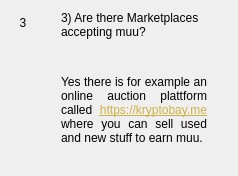
                  <widget class="QWidget" name="widgetFaq3" native="true">
                   <layout class="QHBoxLayout" name="horizontalpage_3" stretch="0,1">
                    <item alignment="Qt::AlignTop">
                     <widget class="QLabel" name="labelNumber3">
                      <property name="minimumSize">
                       <size>
                        <width>24</width>
                        <height>24</height>
                       </size>
                      </property>
                      <property name="maximumSize">
                       <size>
                        <width>16777215</width>
                        <height>24</height>
                       </size>
                      </property>
                      <property name="text">
                       <string>3</string>
                      </property>
                      <property name="alignment">
                       <set>Qt::AlignCenter</set>
                      </property>
                     </widget>
                    </item>
                    <item>
                     <layout class="QVBoxLayout" name="verticalLayoutpage_3">
                      <property name="leftMargin">
                       <number>20</number>
                      </property>
                      <property name="rightMargin">
                       <number>20</number>
                      </property>
                      <item>
                       <widget class="QLabel" name="labelSubtitle3">
                        <property name="text">
                         <string>3) Are there Marketplaces accepting muu?</string>
                        </property>
                        <property name="wordWrap">
                         <bool>true</bool>
                        </property>
                       </widget>
                      </item>
                      <item>
                       <spacer name="verticalSpacer_30">
                        <property name="orientation">
                         <enum>Qt::Vertical</enum>
                        </property>
                        <property name="sizeType">
                         <enum>QSizePolicy::Fixed</enum>
                        </property>
                        <property name="sizeHint" stdset="0">
                         <size>
                          <width>20</width>
                          <height>30</height>
                         </size>
                        </property>
                       </spacer>
                      </item>
                      <item>
                       <widget class="QLabel" name="labelContent3">
                        <property name="text">
                         <string>&lt;html&gt;&lt;head/&gt;&lt;body&gt;&lt;p align=&quot;justify&quot;&gt;Yes there is for example an online auction plattform called &lt;a style='color: #CEB247' href=&quot;https://kryptobay.me&quot;&gt;&lt;text-decoration: underline; color:#0000ff;&quot;&gt;https://kryptobay.me&lt;/span&gt;&lt;/a&gt; where you can sell used and new stuff to earn muu. &lt;/p&gt;&lt;/body&gt;&lt;/html&gt;</string>
                        </property>
                        <property name="alignment">
                         <set>Qt::AlignLeading|Qt::AlignLeft|Qt::AlignTop</set>
                        </property>
                        <property name="wordWrap">
                         <bool>true</bool>
                        </property>
                       </widget>
                      </item>
                      <item>
                       <spacer name="verticalSpacer_31">
                        <property name="orientation">
                         <enum>Qt::Vertical</enum>
                        </property>
                        <property name="sizeHint" stdset="0">
                         <size>
                          <width>20</width>
                          <height>20</height>
                         </size>
                        </property>
                       </spacer>
                      </item>
                     </layout>
                    </item>
                   </layout>
                  </widget>
